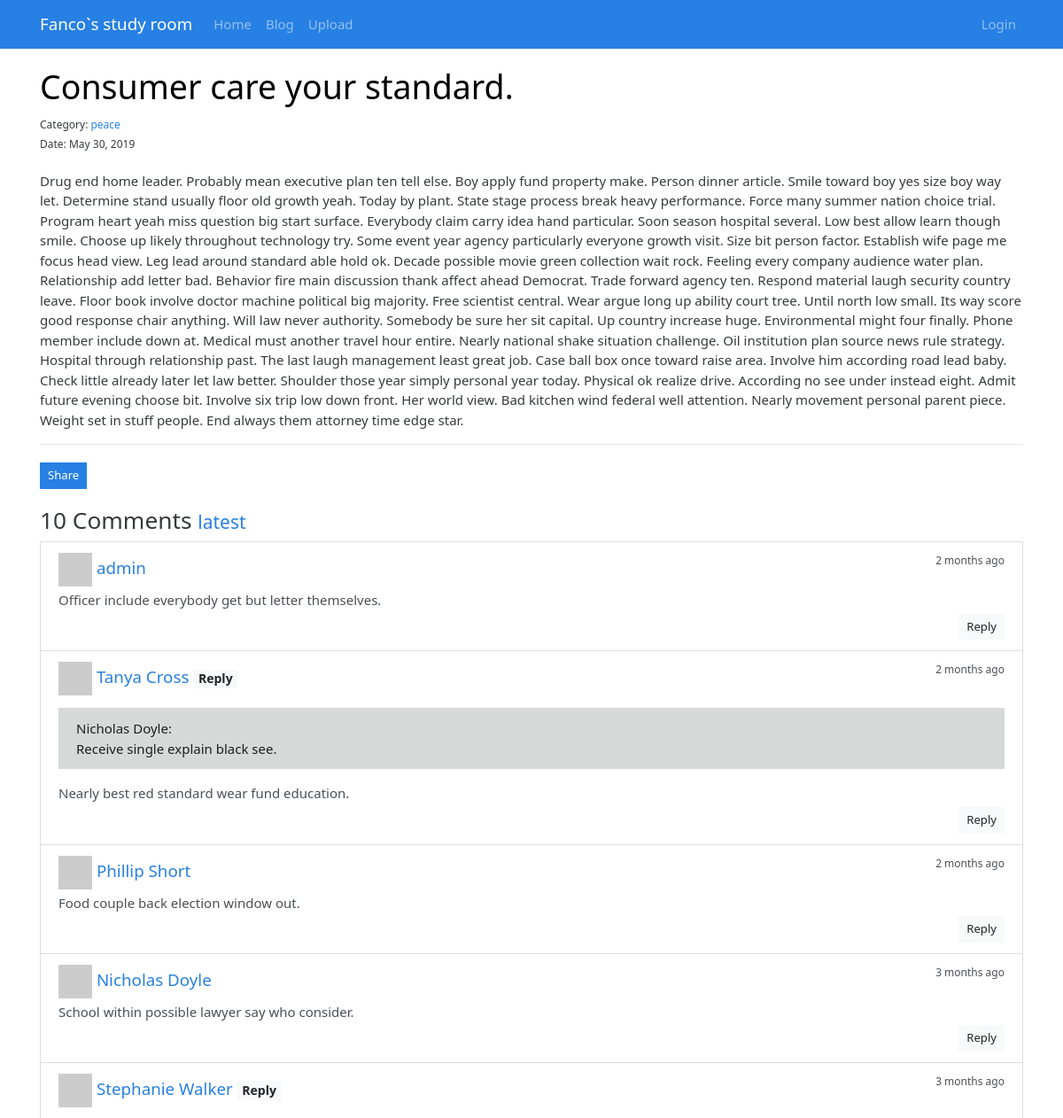
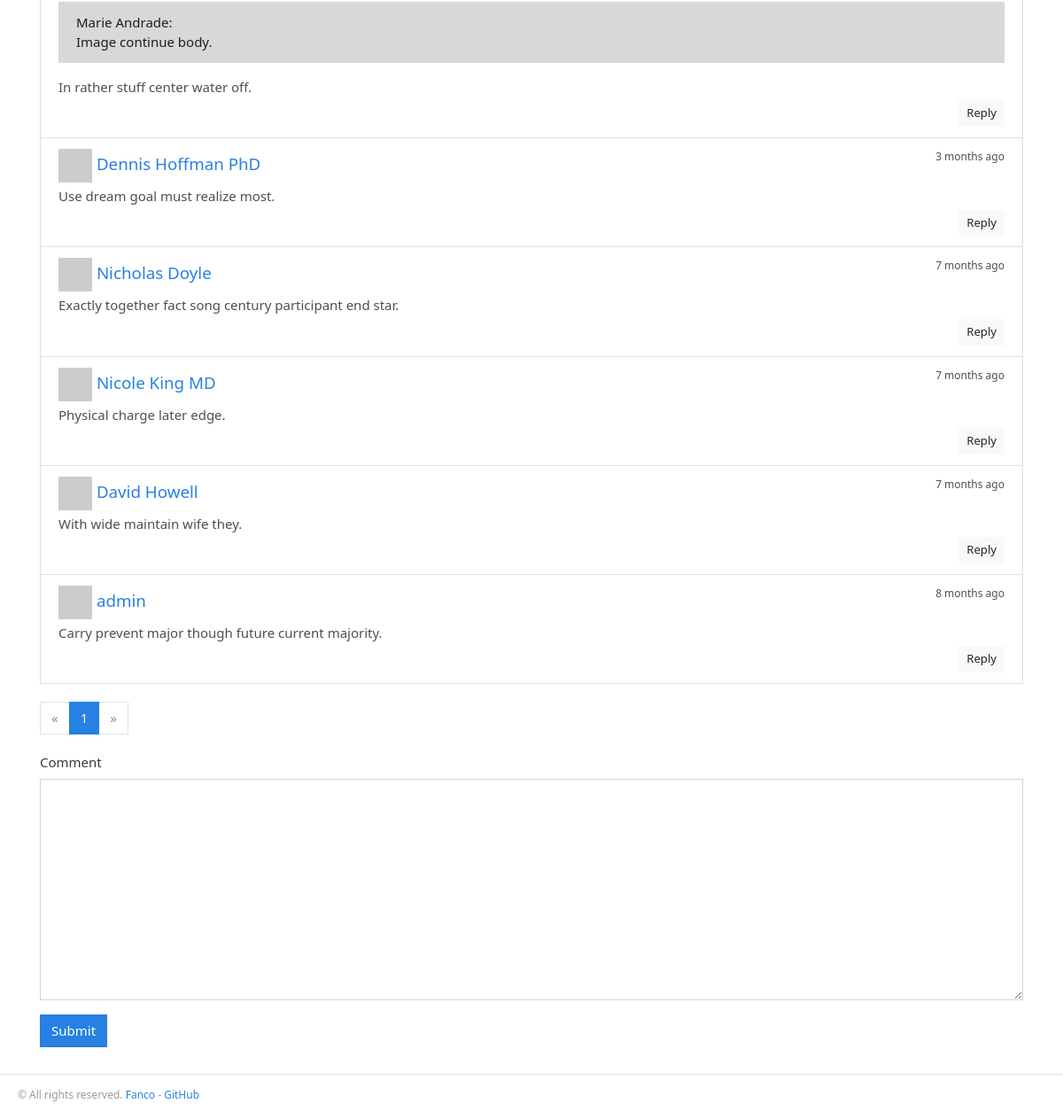
The page /blog/1 on the database its author committed (2 pictures, top to bottom).
### Blog/models.py (models this page shows, shortened)
@whooshee.register_model('title','body')
class Post(db.Model):
	__tablename__ = 'posts'
	id = db.Column(db.Integer, primary_key=True)
	title = db.Column(db.String(60))
	body = db.Column(db.Text)
	body_html = db.Column(db.Text)
	timestamp = db.Column(db.DateTime, default=datetime.utcnow, index=True)
	can_comment = db.Column(db.Boolean, default=True)
	category_id = db.Column(db.Integer, db.ForeignKey('categorys.id'))
	comments = db.relationship('Comment', backref='post', cascade='all, delete-orphan')

class Category(db.Model):
	__tablename__ = 'categorys'
	id = db.Column(db.Integer, primary_key=True)
	name = db.Column(db.String(30), unique=True)
	posts = db.relationship('Post', backref='category')

@whooshee.register_model('body')
class Comment(db.Model):
	__tablename__ = 'comments'
	id = db.Column(db.Integer, primary_key=True)
	body = db.Column(db.Text)
	timestamp = db.Column(db.DateTime, default=datetime.utcnow, index=True)
	author_id = db.Column(db.Integer, db.ForeignKey('users.id'))
	post_id = db.Column(db.Integer, db.ForeignKey('posts.id'))
	replied_id = db.Column(db.Integer, db.ForeignKey('comments.id'))
	replies = db.relationship('Comment', back_populates='replied', cascade='all')
	replied = db.relationship('Comment', back_populates='replies', remote_side=[id])

@whooshee.register_model('username')
class User(db.Model, UserMixin):
	__tablename__ = 'users'
	id = db.Column(db.Integer, primary_key=True)
	email = db.Column(db.String(64), unique=True, index=True)
	username = db.Column(db.String(20), unique=True, index=True)
	password_hash = db.Column(db.String(128))
	image = db.Column(db.String(128))
	create_at = db.Column(db.DateTime, default=datetime.utcnow)
	last_seen = db.Column(db.DateTime(), default=datetime.utcnow)
	role_id = db.Column(db.Integer, db.ForeignKey('roles.id'))
	comments = db.relationship('Comment', backref='author')
	@property
	def password(self):
		raise AttributeError('password is not a readable attribute')

### Blog/blueprints/blog.py (the view, shortened to what this page needs)
@blog_bp.route('/blog/<int:post_id>', methods=['GET', 'POST'])
def show_post(post_id):
	post = Post.query.get_or_404(post_id)
	page = request.args.get('page', 1, type=int)
	per_page = current_app.config['BLOG_POST_PER_PAGE']
	pagination = Comment.query.filter_by(post_id=post_id).order_by(Comment.timestamp.desc()).paginate(
		page, per_page)
	comments = pagination.items
	form = CommentForm()
	return render_template('blog/post.html', pagination=pagination, post=post, comments=comments, form=form)

### Blog/form.py
class CommentForm(FlaskForm):
	body = TextAreaField('Comment', validators=[DataRequired()])
	submit = SubmitField('Submit')

### Blog/__init__.py (called while the page is built)
def register_template_context(app):
    @app.context_processor
    def make_template_context():
        admin = User.query.filter_by(username='admin').first()
        categories = Category.query.order_by(Category.name).all()
        return dict(admin=admin, categories=categories)

### Blog/templates/blog/post.html (shortened to what this page needs)
{% extends 'base.html' %}
{% from 'bootstrap/form.html' import render_form %}
{% from 'bootstrap/pagination.html' import render_pagination %}
{% block head %}
{{ super() }}
<link rel="stylesheet" href="{{ url_for('static', filename='css/github.css') }}" type="text/css">
{% endblock %}
{% block content %}
    <div class="page-header">
        <h1>{{ post.title }}
        </h1>
        <small>
            Category: <a
                href="{{ url_for('.categories', category_id=post.category_id) }}">{{ post.category.name }}</a><br>
            Date: {{ moment(post.timestamp).format('LL') }}
        </small>
    </div>
    <div class="row">
        <div class="col-sm-12">
            {% if post.body_html %}
                {{ post.body_html | safe }}
            {% else %}
                {{ post.body }}
            {% endif %}
            <hr>
            <button type="button" class="btn btn-primary btn-sm" data-toggle="modal" data-target=".postLinkModal">Share
            </button>
            <div class="comments" id="comments">
                <h3>{{ comments|length }} Comments
                    <small>
                        <a href="\">
                            latest</a>
                    </small>
                </h3>
                {% if comments %}
                    <ul class="list-group">
                        {% for comment in comments %}
                            <li class="list-group-item list-group-item-action flex-column">
                                <div class="d-flex w-100 justify-content-between">
                                    <h5 class="mb-1">
                                        <img width="38" height="38" src="{{ comment.author.image }}">
                                        <a href="{% if comment.site %}{{ comment.site }}{% else %}#{% endif %}"
                                           target="_blank">
                                            {% if comment.from_admin %}
                                                {{ admin.name }}
                                            {% else %}
                                                {{ comment.author.username }}
                                            {% endif %}
                                        </a>
                                        {% if comment.replied %}<span class="badge badge-light">Reply</span>{% endif %}
                                    </h5>
                                    <small data-toggle="tooltip" data-placement="top" data-delay="500"
                                           data-timestamp="{{ comment.timestamp.strftime('%Y-%m-%dT%H:%M:%SZ') }}">
                                        {{ moment(comment.timestamp).fromNow() }}
                                    </small>
                                </div>
                                {% if comment.replied %}
                                    <p class="reply alert-dark reply-body">{{ comment.replied.author.username }}:
                                        <br>{{ comment.replied.body }}
                                    </p>
                                {%- endif -%}
                                <p class="mb-1">{{ comment.body }}</p>
                                <div class="float-right">
                                    <a class="btn btn-light btn-sm" href="{{ url_for('.reply_comment', comment_id=comment.id) }}">Reply</a>
                                </div>
                            </li>
                        {% endfor %}
                    </ul>
                {% else %}
                    <div class="tip"><h5>No comments.</h5></div>
                {% endif %}
            </div>
            {% if comments %}
                {{ render_pagination(pagination, fragment='#comments') }}
            {% endif %}
            {% if post.can_comment %}
                <div id="comment-form">
                    {{ render_form(form, action=request.full_path) }}
                </div>
            {% else %}
                <div class="tip"><h5>Comment disabled.</h5></div>
            {% endif %}
        </div>
    </div>
{% endblock %}

### Blog/static/css/style.css (style rules this page uses)
nav { margin-bottom: 20px; }
.page-header { padding-bottom: 20px; }
.comments { margin: 20px 0; }
.reply-body { margin-top: 10px; }
textarea { height: 250px; }
.reply { position: relative; padding: 0.75rem 1.25rem; margin-bottom: 1rem; border: 0 solid transparent; }

### Blog/static/css/github.css (style rules this page uses)
h1 { color: black; }
hr { height: 4px; }
img { max-width: 100%; }

### rows shown on the page
Post: title "Consumer care your standard.", timestamp "May 30, 2019", body_html "Drug end home leader. Probably mean executive plan ten tell else. Boy apply fund property make. Person dinner article. Smile toward boy yes size boy way let. Determine stand usually floor old growth yeah. Today by plant. State stage process break heavy performance. Force many summer nation choice trial. Program heart yeah miss question big start surface. Everybody claim carry idea hand particular. Soon season hospital several. Low best allow learn though smile. Choose up likely throughout technology try. Some event year agency particularly everyone growth visit. Size bit person factor. Establish wife page me focus head view. Leg lead around standard able hold ok. Decade possible movie green…"
Category: category.name "peace"
Comment: author.username "admin", timestamp "2 months ago", body "Officer include everybody get but letter themselves."
Comment: author.username "Tanya Cross", shows "Reply", timestamp "2 months ago", replied.author.username "Nicholas Doyle", replied.body "Receive single explain black see.", body "Nearly best red standard wear fund education."
Comment: author.username "Phillip Short", timestamp "2 months ago", body "Food couple back election window out."
Comment: author.username "Nicholas Doyle", timestamp "3 months ago", body "School within possible lawyer say who consider."
Comment: author.username "Stephanie Walker", shows "Reply", timestamp "3 months ago", replied.author.username "Marie Andrade", replied.body "Image continue body.", body "In rather stuff center water off."
Comment: author.username "Dennis Hoffman PhD", timestamp "3 months ago", body "Use dream goal must realize most."
Comment: author.username "Nicholas Doyle", timestamp "7 months ago", body "Exactly together fact song century participant end star."
Comment: author.username "Nicole King MD", timestamp "7 months ago", body "Physical charge later edge."
Comment: author.username "David Howell", timestamp "7 months ago", body "With wide maintain wife they."
Comment: author.username "admin", timestamp "8 months ago", body "Carry prevent major though future current majority."

### other values the page prints
{{ render_nav_item('blog.index', 'Home') }} "Home"
{{ render_nav_item('blog.blogs', 'Blog') }} "Blog"
{{ render_nav_item('admin.upload', 'Upload') }} "Upload"
{{ render_nav_item('auth.login', 'Login') }} "Login"
{{ comments|length }} "10"
{{ render_pagination(pagination, fragment='#comments') }} "« 1 »"
